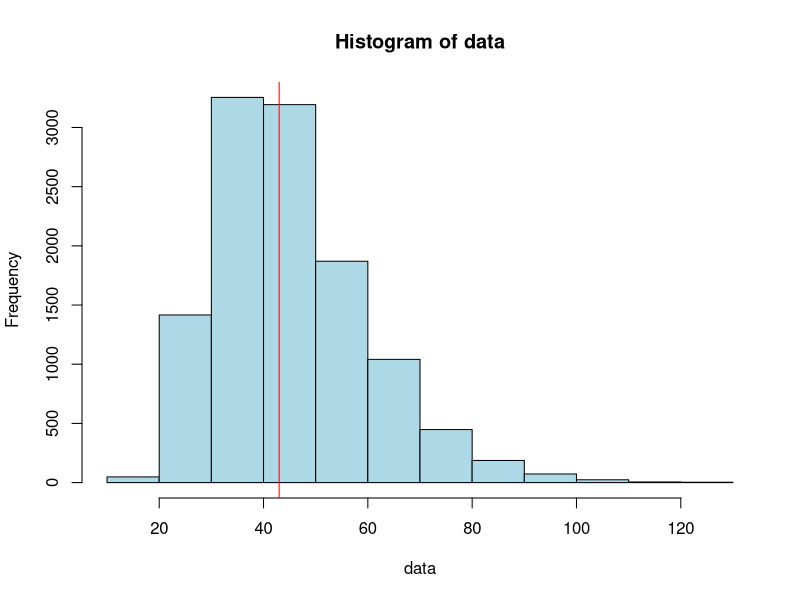

This chart was generated by the following R code:
"
Approximate Bayesian Computation

Show how ABC can easily approximate a prior distribution when there is not enough data.
This is the case of my 10 to 20 answers per question.

"

n_picked <- 11 # The number of socks to pick out of the laundry

sock_sim <- replicate(100000, {
  # Generating a sample of the parameters from the priors
  prior_mu <- 30
  prior_sd <- 15
  prior_size <- -prior_mu^2 / (prior_mu - prior_sd^2)
  n_socks <- rnbinom(1, mu = prior_mu, size = prior_size)
  prop_pairs <- rbeta(1, shape1 = 15, shape2 = 2)
  n_pairs <- round(floor(n_socks / 2) * prop_pairs)
  n_odd <- n_socks - n_pairs * 2
  
  # Simulating picking out n_picked socks
  socks <- rep(seq_len(n_pairs + n_odd), rep(c(2, 1), c(n_pairs, n_odd)))
  picked_socks <- sample(socks, size =  min(n_picked, n_socks))
  sock_counts <- table(picked_socks)
  
  # Returning the parameters and counts of the number of matched 
  # and unique socks among those that were picked out.
  c(unique = sum(sock_counts == 1), pairs = sum(sock_counts == 2),
    n_socks = n_socks, n_pairs = n_pairs, n_odd = n_odd, prop_pairs = prop_pairs)
})

# just translating sock_sim to get one variable per column
sock_sim <- t(sock_sim)
head(sock_sim)

post_samples <- sock_sim[sock_sim[, "unique"] == 11 &
                           sock_sim[, "pairs" ] == 0 , ]

data= post_samples[,"n_socks"]
hist(data, col="lightblue")
abline(v=median(data),col="red")
